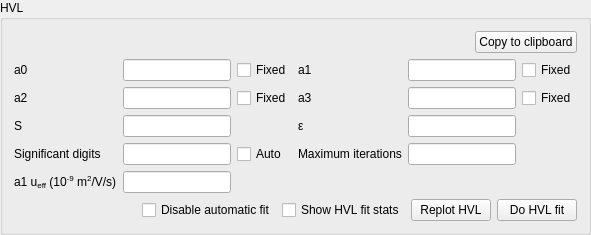
            <widget class="CollapsibleGroupBox" name="qgb_peakHVLResults">
             <property name="sizePolicy">
              <sizepolicy hsizetype="MinimumExpanding" vsizetype="Preferred">
               <horstretch>0</horstretch>
               <verstretch>0</verstretch>
              </sizepolicy>
             </property>
             <property name="title">
              <string>HVL</string>
             </property>
             <layout class="QVBoxLayout" name="verticalLayout_12" stretch="0,0,0">
              <item>
               <layout class="QHBoxLayout" name="horizontalLayout_6">
                <item>
                 <spacer name="horizontalSpacer_2">
                  <property name="orientation">
                   <enum>Qt::Horizontal</enum>
                  </property>
                  <property name="sizeHint" stdset="0">
                   <size>
                    <width>40</width>
                    <height>20</height>
                   </size>
                  </property>
                 </spacer>
                </item>
                <item>
                 <widget class="QPushButton" name="qpb_ctcHVL">
                  <property name="text">
                   <string>Copy to clipboard</string>
                  </property>
                 </widget>
                </item>
               </layout>
              </item>
              <item>
               <layout class="QGridLayout" name="gridLayout_9">
                <item row="2" column="5">
                 <widget class="FloatingValueLineEdit" name="qle_hvlEpsilon">
                  <property name="sizePolicy">
                   <sizepolicy hsizetype="MinimumExpanding" vsizetype="Fixed">
                    <horstretch>0</horstretch>
                    <verstretch>0</verstretch>
                   </sizepolicy>
                  </property>
                  <property name="minimumSize">
                   <size>
                    <width>25</width>
                    <height>0</height>
                   </size>
                  </property>
                  <property name="alignment">
                   <set>Qt::AlignRight|Qt::AlignTrailing|Qt::AlignVCenter</set>
                  </property>
                 </widget>
                </item>
                <item row="3" column="5">
                 <widget class="QLineEdit" name="qle_hvlMaxIterations">
                  <property name="sizePolicy">
                   <sizepolicy hsizetype="MinimumExpanding" vsizetype="Fixed">
                    <horstretch>0</horstretch>
                    <verstretch>0</verstretch>
                   </sizepolicy>
                  </property>
                  <property name="minimumSize">
                   <size>
                    <width>25</width>
                    <height>0</height>
                   </size>
                  </property>
                  <property name="alignment">
                   <set>Qt::AlignRight|Qt::AlignTrailing|Qt::AlignVCenter</set>
                  </property>
                 </widget>
                </item>
                <item row="1" column="2">
                 <widget class="FloatingValueLineEdit" name="qle_hvlA2">
                  <property name="sizePolicy">
                   <sizepolicy hsizetype="MinimumExpanding" vsizetype="Fixed">
                    <horstretch>0</horstretch>
                    <verstretch>0</verstretch>
                   </sizepolicy>
                  </property>
                  <property name="minimumSize">
                   <size>
                    <width>25</width>
                    <height>0</height>
                   </size>
                  </property>
                  <property name="alignment">
                   <set>Qt::AlignRight|Qt::AlignTrailing|Qt::AlignVCenter</set>
                  </property>
                  <property name="readOnly">
                   <bool>false</bool>
                  </property>
                 </widget>
                </item>
                <item row="1" column="4">
                 <widget class="QLabel" name="ql_hvlA3">
                  <property name="text">
                   <string>a3</string>
                  </property>
                 </widget>
                </item>
                <item row="0" column="4">
                 <widget class="QLabel" name="ql_hvlA1">
                  <property name="text">
                   <string>a1</string>
                  </property>
                 </widget>
                </item>
                <item row="0" column="5">
                 <widget class="FloatingValueLineEdit" name="qle_hvlA1">
                  <property name="sizePolicy">
                   <sizepolicy hsizetype="MinimumExpanding" vsizetype="Fixed">
                    <horstretch>0</horstretch>
                    <verstretch>0</verstretch>
                   </sizepolicy>
                  </property>
                  <property name="minimumSize">
                   <size>
                    <width>25</width>
                    <height>0</height>
                   </size>
                  </property>
                  <property name="alignment">
                   <set>Qt::AlignRight|Qt::AlignTrailing|Qt::AlignVCenter</set>
                  </property>
                  <property name="readOnly">
                   <bool>false</bool>
                  </property>
                 </widget>
                </item>
                <item row="1" column="5">
                 <widget class="FloatingValueLineEdit" name="qle_hvlA3">
                  <property name="sizePolicy">
                   <sizepolicy hsizetype="MinimumExpanding" vsizetype="Fixed">
                    <horstretch>0</horstretch>
                    <verstretch>0</verstretch>
                   </sizepolicy>
                  </property>
                  <property name="minimumSize">
                   <size>
                    <width>25</width>
                    <height>0</height>
                   </size>
                  </property>
                  <property name="alignment">
                   <set>Qt::AlignRight|Qt::AlignTrailing|Qt::AlignVCenter</set>
                  </property>
                  <property name="readOnly">
                   <bool>false</bool>
                  </property>
                 </widget>
                </item>
                <item row="0" column="0">
                 <widget class="QLabel" name="ql_hvlA0">
                  <property name="text">
                   <string>a0</string>
                  </property>
                 </widget>
                </item>
                <item row="1" column="0">
                 <widget class="QLabel" name="ql_hvlA2">
                  <property name="text">
                   <string>a2</string>
                  </property>
                 </widget>
                </item>
                <item row="0" column="2">
                 <widget class="FloatingValueLineEdit" name="qle_hvlA0">
                  <property name="sizePolicy">
                   <sizepolicy hsizetype="MinimumExpanding" vsizetype="Fixed">
                    <horstretch>0</horstretch>
                    <verstretch>0</verstretch>
                   </sizepolicy>
                  </property>
                  <property name="minimumSize">
                   <size>
                    <width>25</width>
                    <height>0</height>
                   </size>
                  </property>
                 </widget>
                </item>
                <item row="1" column="3">
                 <widget class="QMappedCheckBox" name="qcb_hvlA2Fixed">
                  <property name="text">
                   <string>Fixed</string>
                  </property>
                 </widget>
                </item>
                <item row="0" column="6">
                 <widget class="QMappedCheckBox" name="qcb_hvlA1Fixed">
                  <property name="text">
                   <string>Fixed</string>
                  </property>
                 </widget>
                </item>
                <item row="1" column="6">
                 <widget class="QMappedCheckBox" name="qcb_hvlA3Fixed">
                  <property name="text">
                   <string>Fixed</string>
                  </property>
                 </widget>
                </item>
                <item row="3" column="2">
                 <widget class="QLineEdit" name="qle_hvlDigits">
                  <property name="sizePolicy">
                   <sizepolicy hsizetype="MinimumExpanding" vsizetype="Fixed">
                    <horstretch>0</horstretch>
                    <verstretch>0</verstretch>
                   </sizepolicy>
                  </property>
                  <property name="minimumSize">
                   <size>
                    <width>25</width>
                    <height>0</height>
                   </size>
                  </property>
                  <property name="alignment">
                   <set>Qt::AlignRight|Qt::AlignTrailing|Qt::AlignVCenter</set>
                  </property>
                 </widget>
                </item>
                <item row="0" column="3">
                 <widget class="QMappedCheckBox" name="qcb_hvlA0Fixed">
                  <property name="text">
                   <string>Fixed</string>
                  </property>
                 </widget>
                </item>
                <item row="3" column="0">
                 <widget class="QLabel" name="q_hvlDigits">
                  <property name="text">
                   <string>Significant digits</string>
                  </property>
                 </widget>
                </item>
                <item row="3" column="4">
                 <widget class="QLabel" name="ql_hvlIterations">
                  <property name="text">
                   <string>Maximum iterations</string>
                  </property>
                 </widget>
                </item>
                <item row="2" column="0">
                 <widget class="QLabel" name="ql_hvlChiSquared">
                  <property name="text">
                   <string>S</string>
                  </property>
                 </widget>
                </item>
                <item row="2" column="2">
                 <widget class="FloatingValueLineEdit" name="qle_hvlChiSquared">
                  <property name="sizePolicy">
                   <sizepolicy hsizetype="MinimumExpanding" vsizetype="Fixed">
                    <horstretch>0</horstretch>
                    <verstretch>0</verstretch>
                   </sizepolicy>
                  </property>
                  <property name="minimumSize">
                   <size>
                    <width>25</width>
                    <height>0</height>
                   </size>
                  </property>
                  <property name="alignment">
                   <set>Qt::AlignRight|Qt::AlignTrailing|Qt::AlignVCenter</set>
                  </property>
                  <property name="readOnly">
                   <bool>true</bool>
                  </property>
                 </widget>
                </item>
                <item row="2" column="4">
                 <widget class="QLabel" name="ql_hvlEpsilon">
                  <property name="text">
                   <string>ε</string>
                  </property>
                 </widget>
                </item>
                <item row="4" column="0">
                 <widget class="QLabel" name="ql_hvlA1Mobility">
                  <property name="text">
                   <string>&lt;html&gt;&lt;head/&gt;&lt;body&gt;&lt;p&gt;a1 u&lt;span style=&quot; vertical-align:sub;&quot;&gt;eff&lt;/span&gt; (10&lt;span style=&quot; vertical-align:super;&quot;&gt;-9&lt;/span&gt; m&lt;span style=&quot; vertical-align:super;&quot;&gt;2&lt;/span&gt;/V/s)&lt;/p&gt;&lt;/body&gt;&lt;/html&gt;</string>
                  </property>
                 </widget>
                </item>
                <item row="4" column="2">
                 <widget class="FloatingValueLineEdit" name="qle_hvlA1Mobility">
                  <property name="sizePolicy">
                   <sizepolicy hsizetype="MinimumExpanding" vsizetype="Fixed">
                    <horstretch>0</horstretch>
                    <verstretch>0</verstretch>
                   </sizepolicy>
                  </property>
                  <property name="minimumSize">
                   <size>
                    <width>25</width>
                    <height>0</height>
                   </size>
                  </property>
                  <property name="readOnly">
                   <bool>true</bool>
                  </property>
                 </widget>
                </item>
                <item row="3" column="3">
                 <widget class="QCheckBox" name="qcb_hvlAutoDigits">
                  <property name="text">
                   <string>Auto</string>
                  </property>
                 </widget>
                </item>
               </layout>
              </item>
              <item>
               <layout class="QHBoxLayout" name="horizontalLayout_7">
                <item>
                 <spacer name="horizontalSpacer_6">
                  <property name="orientation">
                   <enum>Qt::Horizontal</enum>
                  </property>
                  <property name="sizeHint" stdset="0">
                   <size>
                    <width>40</width>
                    <height>20</height>
                   </size>
                  </property>
                 </spacer>
                </item>
                <item>
                 <widget class="QCheckBox" name="qcb_disableAutoFit">
                  <property name="text">
                   <string>Disable automatic fit</string>
                  </property>
                 </widget>
                </item>
                <item>
                 <widget class="QCheckBox" name="qcb_showHvlStats">
                  <property name="text">
                   <string>Show HVL fit stats</string>
                  </property>
                 </widget>
                </item>
                <item>
                 <widget class="QPushButton" name="qpb_replotHvl">
                  <property name="styleSheet">
                   <string notr="true">padding-top: 0.5em;
padding-bottom: 0.5em;
padding-left: 2em;
padding-right: 2em;</string>
                  </property>
                  <property name="text">
                   <string>Replot HVL</string>
                  </property>
                 </widget>
                </item>
                <item>
                 <widget class="QPushButton" name="qpb_doHvlFit">
                  <property name="styleSheet">
                   <string notr="true">padding-top: 0.5em;
padding-bottom: 0.5em;
padding-left: 2em;
padding-right: 2em;</string>
                  </property>
                  <property name="text">
                   <string>Do HVL fit</string>
                  </property>
                 </widget>
                </item>
               </layout>
              </item>
             </layout>
            </widget>
